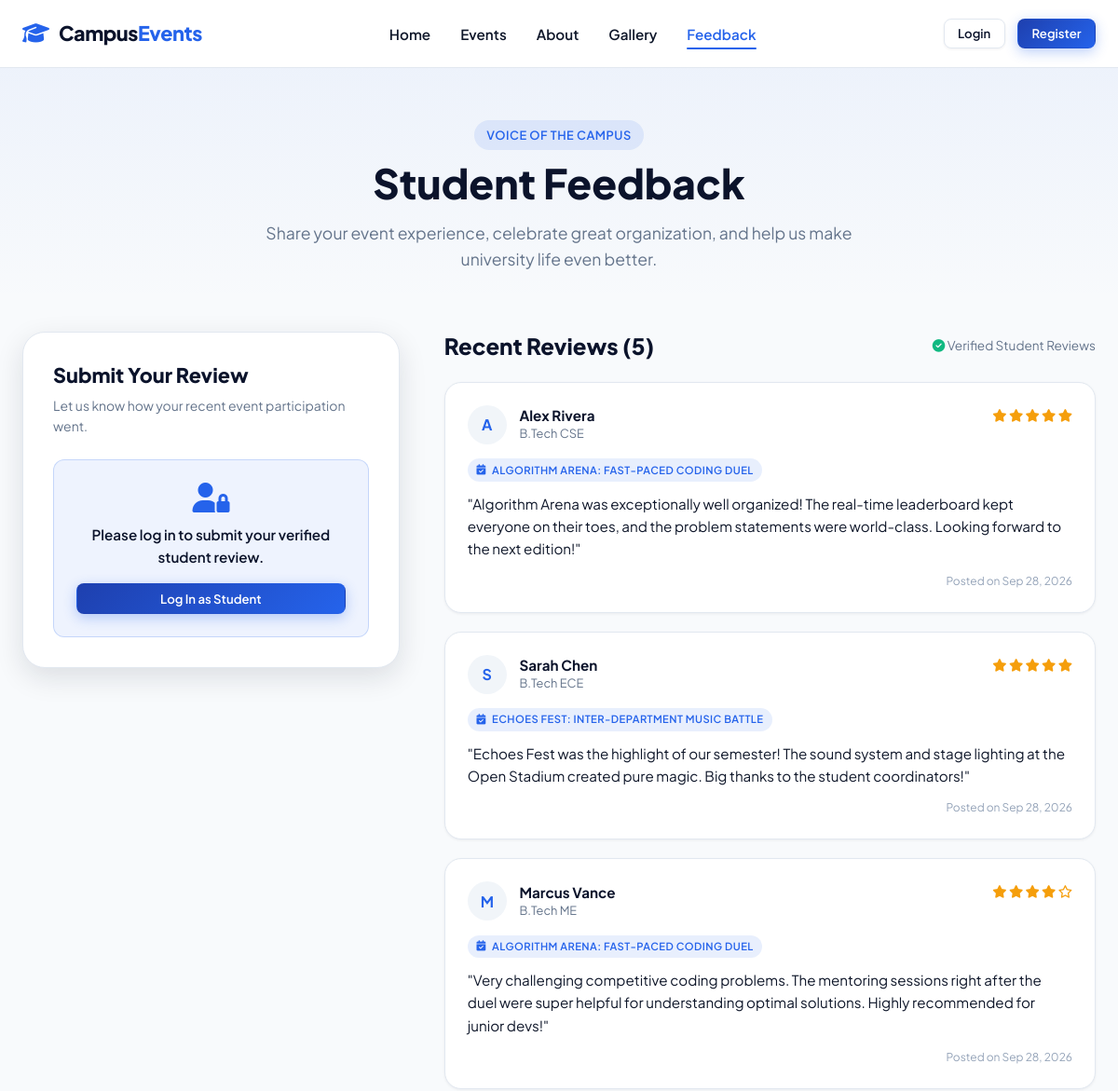
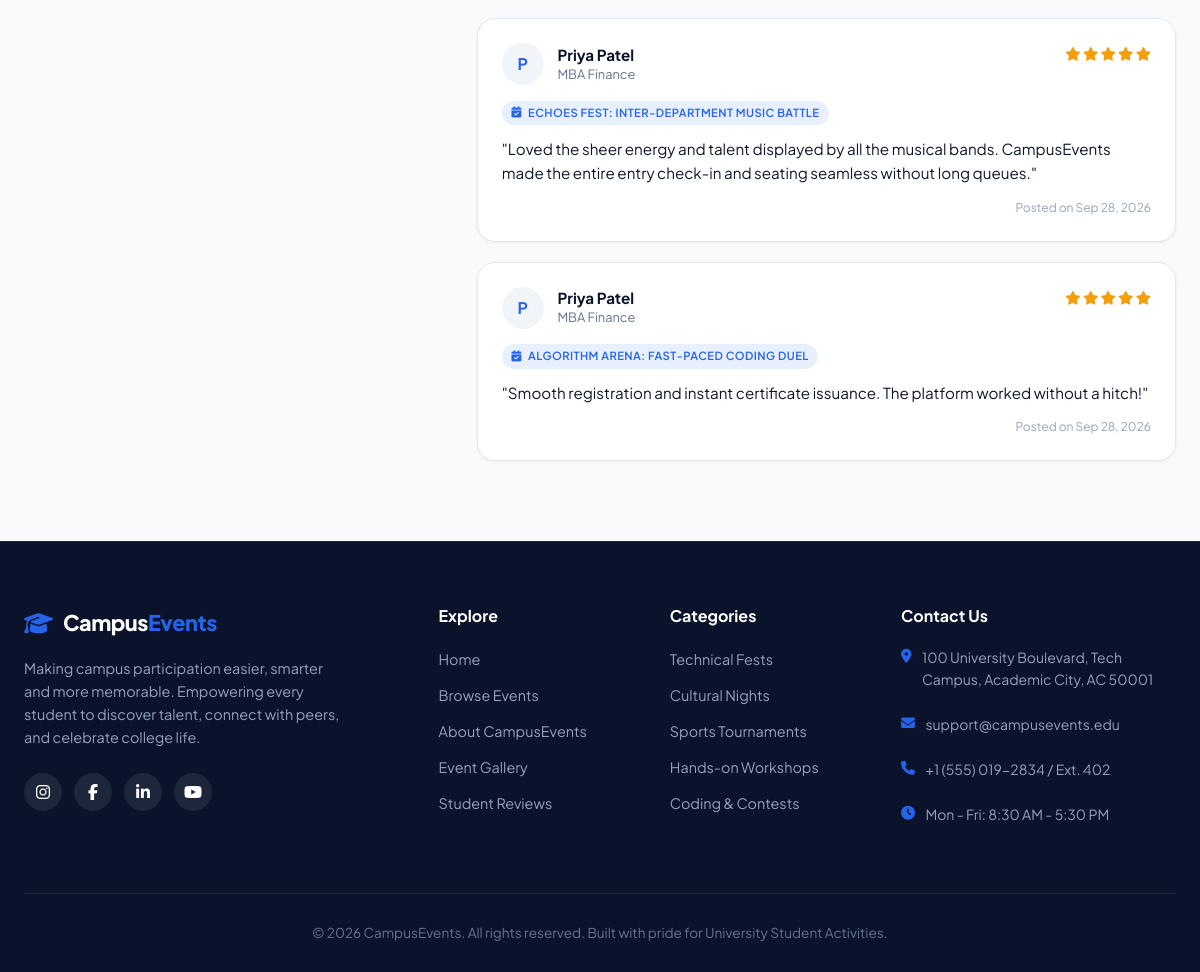
Page /feedback.php on the committed database (2 pictures, top to bottom).
### tables this page shows
CREATE TABLE IF NOT EXISTS `feedback` (
  `id` INT AUTO_INCREMENT PRIMARY KEY,
  `event_id` INT NOT NULL,
  `student_id` INT NOT NULL,
  `rating` TINYINT NOT NULL CHECK (`rating` BETWEEN 1 AND 5),
  `comment` TEXT NOT NULL,
  `status` ENUM('pending', 'approved', 'hidden') NOT NULL DEFAULT 'approved',
  `created_at` TIMESTAMP DEFAULT CURRENT_TIMESTAMP,
  CONSTRAINT `fk_feedback_event` FOREIGN KEY (`event_id`) REFERENCES `events`(`id`) ON DELETE CASCADE,
  CONSTRAINT `fk_feedback_student` FOREIGN KEY (`student_id`) REFERENCES `students`(`id`) ON DELETE CASCADE
);

CREATE TABLE IF NOT EXISTS `students` (
  `id` INT AUTO_INCREMENT PRIMARY KEY,
  `user_id` INT NOT NULL UNIQUE,
  `student_id` VARCHAR(50) NOT NULL UNIQUE,
  `full_name` VARCHAR(150) NOT NULL,
  `phone` VARCHAR(25) NOT NULL,
  `department` VARCHAR(100) NOT NULL,
  `course` VARCHAR(100) NOT NULL,
  `semester` VARCHAR(20) NOT NULL,
  `avatar` VARCHAR(255) DEFAULT NULL,
  `created_at` TIMESTAMP DEFAULT CURRENT_TIMESTAMP,
  CONSTRAINT `fk_student_user` FOREIGN KEY (`user_id`) REFERENCES `users`(`id`) ON DELETE CASCADE
);

CREATE TABLE IF NOT EXISTS `events` (
  `id` INT AUTO_INCREMENT PRIMARY KEY,
  `title` VARCHAR(255) NOT NULL,
  `slug` VARCHAR(255) NOT NULL UNIQUE,
  `category` ENUM('Technical', 'Cultural', 'Sports', 'Arts', 'Workshop', 'Seminar', 'Competition', 'College Festival') NOT NULL,
  `description` TEXT NOT NULL,
  `rules` TEXT DEFAULT NULL,
  `eligibility` VARCHAR(255) DEFAULT 'Open to all registered university students',
  `event_date` DATE NOT NULL,
  `event_time` TIME NOT NULL,
  `venue` VARCHAR(200) NOT NULL,
  `organizer` VARCHAR(150) NOT NULL,
  `contact_info` VARCHAR(200) NOT NULL,
  `banner_image` VARCHAR(255) DEFAULT NULL,
  `max_participants` INT NOT NULL DEFAULT 100,
  `registration_deadline` DATETIME NOT NULL,
  `is_published` TINYINT(1) NOT NULL DEFAULT 1,
  `created_at` TIMESTAMP DEFAULT CURRENT_TIMESTAMP,
  INDEX `idx_event_date` (`event_date`),
  INDEX `idx_category` (`category`)
);

### includes/auth.php (called while the page is built, shortened)
<?php
function getBaseUrl(): string {
    $scriptName = $_SERVER['SCRIPT_NAME'] ?? '';
    return '/';
}
function isLoggedIn(): bool {
    return isset($_SESSION['user_id']) && !empty($_SESSION['user_id']);
}
function e(?string $string): string {
    return htmlspecialchars($string ?? '', ENT_QUOTES, 'UTF-8');
}

### feedback.php (the view, shortened to what this page needs)
<?php
require_once __DIR__ . '/includes/auth.php';
$pdo = getDBConnection();
$stmtReviews = $pdo->prepare("
    SELECT f.*, s.full_name, s.course, s.department, e.title as event_title
    FROM feedback f
    JOIN students s ON s.id = f.student_id
    JOIN events e ON e.id = f.event_id
    WHERE f.status = 'approved'
    ORDER BY f.created_at DESC
");
$stmtReviews->execute();
$reviews = $stmtReviews->fetchAll();
require_once __DIR__ . '/includes/header.php';
require_once __DIR__ . '/includes/navbar.php';
?>
<div style="background: linear-gradient(180deg, rgba(37, 99, 235, 0.05) 0%, transparent 100%); padding: 3.5rem 0 2rem;">
  <div class="container" style="text-align: center; max-width: 680px;">
    <span class="badge badge-primary" style="margin-bottom: 0.5rem;">Voice of the Campus</span>
    <h1 style="font-size: 2.75rem; font-weight: 850; color: var(--primary-dark); margin-bottom: 0.75rem;">Student Feedback</h1>
    <p style="color: var(--muted); font-size: 1.1rem;">Share your event experience, celebrate great organization, and help us make university life even better.</p>
  </div>
</div>
<div class="container" style="padding-top: 2rem; padding-bottom: 5rem;">
  <div style="display: grid; grid-template-columns: 1.1fr 1.9fr; gap: 3rem; align-items: flex-start;">
    <div style="position: sticky; top: 90px;">
      <div style="background: var(--surface); border: 1px solid var(--border); border-radius: var(--radius-xl); padding: 2rem; box-shadow: var(--shadow-lg);">
        <h3 style="font-size: 1.35rem; font-weight: 800; color: var(--primary-dark); margin-bottom: 0.5rem;">Submit Your Review</h3>
        <p style="font-size: 0.875rem; color: var(--muted); margin-bottom: 1.5rem;">Let us know how your recent event participation went.</p>
        <?php if (!isLoggedIn()): ?>
          <div style="background: rgba(37, 99, 235, 0.08); border: 1px solid rgba(37, 99, 235, 0.2); border-radius: var(--radius-md); padding: 1.5rem; text-align: center;">
            <i class="fa-solid fa-user-lock" style="font-size: 2rem; color: var(--accent); margin-bottom: 0.75rem; display: block;"></i>
            <p style="font-size: 0.95rem; font-weight: 600; color: var(--primary-dark); margin-bottom: 1rem;">Please log in to submit your verified student review.</p>
            <a href="<?= $baseUrl ?>auth/login.php?redirect=feedback.php" class="btn btn-primary btn-sm" style="width: 100%;">
              Log In as Student
            </a>
          </div>
        <?php endif; ?>
      </div>
    </div>
    <div>
      <div style="display: flex; justify-content: space-between; align-items: center; margin-bottom: 1.5rem;">
        <h3 style="font-size: 1.5rem; font-weight: 800; color: var(--primary-dark);">Recent Reviews (<?= count($reviews) ?>)</h3>
        <span style="font-size: 0.85rem; color: var(--muted);"><i class="fa-solid fa-circle-check" style="color: var(--success);"></i> Verified Student Reviews</span>
      </div>
      <div style="display: flex; flex-direction: column; gap: 1.25rem;">
        <?php if (!empty($reviews)): ?>
          <?php foreach ($reviews as $rev): ?>
            <div style="background: var(--surface); border: 1px solid var(--border); border-radius: var(--radius-lg); padding: 1.5rem; box-shadow: var(--shadow-sm); transition: var(--transition);">
              <div style="display: flex; justify-content: space-between; align-items: flex-start; margin-bottom: 0.75rem;">
                <div style="display: flex; align-items: center; gap: 0.85rem;">
                  <div class="author-avatar" style="width: 42px; height: 42px; font-size: 1rem;">
                    <?= strtoupper(substr($rev['full_name'], 0, 1)) ?>
                  </div>
                  <div>
                    <h4 style="font-size: 0.95rem; font-weight: 700; color: var(--primary-dark); margin: 0;"><?= e($rev['full_name']) ?></h4>
                    <p style="font-size: 0.8rem; color: var(--muted); margin: 0;"><?= e($rev['course']) ?></p>
                  </div>
                </div>
                <div style="color: #f59e0b; font-size: 0.85rem;">
                  <?php for ($i = 1; $i <= 5; $i++): ?>
                    <i class="fa-<?= $i <= $rev['rating'] ? 'solid' : 'regular' ?> fa-star"></i>
                  <?php endfor; ?>
                </div>
              </div>
              <div style="margin-bottom: 0.75rem;">
                <span class="badge badge-primary" style="font-size: 0.7rem; padding: 0.2rem 0.6rem;">
                  <i class="fa-solid fa-calendar-check"></i> <?= e($rev['event_title']) ?>
                </span>
              </div>
              <p style="color: var(--text); font-size: 0.95rem; line-height: 1.6; margin: 0;">"<?= e($rev['comment']) ?>"</p>
              <div style="margin-top: 0.75rem; text-align: right; font-size: 0.75rem; color: var(--muted-light);">
                Posted on <?= date('M j, Y', strtotime($rev['created_at'])) ?>
              </div>
            </div>
          <?php endforeach; ?>
        <?php endif; ?>
      </div>
    </div>
  </div>
</div>
<?php require_once __DIR__ . '/includes/footer.php'; ?>

### assets/css/style.css (style rules this page uses)
:root { --primary: #1e40af; --primary-dark: #0b132b; --primary-navy: #1c2541; --primary-light: #3b82f6; --accent: #2563eb; --accent-glow: rgba(59, 130, 246, 0.25); --bg: #f8fafc; --surface: #ffffff; --surface-alt: #f1f5f9; --glass-bg: rgba(255, 255, 255, 0.85); --glass-border: rgba(255, 255, 255, 0.3); --text: #0f172a; --text-light: #f8fafc; --muted: #64748b; --muted-light: #94a3b8; --border: #e2e8f0; --border-light: #f1f5f9; --success: #10b981; --warning: #f59e0b; --danger: #ef4444; --info: #0ea5e9; --radius-sm: 8px; --radius-md: 12px; --radius-lg: 18px; --radius-xl: 24px; --radius-full: 9999px; --shadow-sm: 0 1px 3px rgba(15, 23, 42, 0.06); --shadow-md: 0 4px 14px rgba(15, 23, 42, 0.08); --shadow-lg: 0 10px 30px rgba(15, 23, 42, 0.12); --shadow-xl: 0 20px 40px rgba(11, 19, 43, 0.18); --font-main: 'Plus Jakarta Sans', -apple-system, BlinkMacSystemFont, 'Segoe UI', Roboto, sans-serif; --transition: all 0.25s cubic-bezier(0.16, 1, 0.3, 1); }
*, *::before, *::after { box-sizing: border-box; margin: 0; padding: 0; }
html { scroll-behavior: smooth; font-size: 16px; }
body { font-family: var(--font-main); background-color: var(--bg); color: var(--text); line-height: 1.6; -webkit-font-smoothing: antialiased; min-height: 100vh; display: flex; flex-direction: column; }
a { color: var(--accent); text-decoration: none; transition: var(--transition); }
.container { width: 100%; max-width: 1240px; margin-left: auto; margin-right: auto; padding-left: 1.5rem; padding-right: 1.5rem; }
h1, h2, h3, h4, h5, h6 { color: var(--primary-dark); font-weight: 700; line-height: 1.25; }
.badge { display: inline-flex; align-items: center; gap: 0.4rem; padding: 0.35rem 0.85rem; font-size: 0.8rem; font-weight: 600; border-radius: var(--radius-full); text-transform: uppercase; letter-spacing: 0.04em; }
.badge-primary { background: rgba(37, 99, 235, 0.1); color: var(--accent); }
.btn { display: inline-flex; align-items: center; justify-content: center; gap: 0.5rem; font-weight: 600; font-size: 0.95rem; padding: 0.75rem 1.6rem; border-radius: var(--radius-md); border: 1px solid transparent; cursor: pointer; transition: var(--transition); text-decoration: none; line-height: 1.2; }
.btn-primary { background: linear-gradient(135deg, var(--primary) 0%, var(--accent) 100%); color: #ffffff; box-shadow: 0 4px 14px rgba(37, 99, 235, 0.3); }
.btn-sm { padding: 0.45rem 0.9rem; font-size: 0.825rem; border-radius: var(--radius-sm); }
.author-avatar { width: 46px; height: 46px; border-radius: 50%; object-fit: cover; background: var(--surface-alt); display: flex; align-items: center; justify-content: center; font-weight: 700; color: var(--accent); font-size: 1.1rem; }

### rows in the picture
feedback: student.full_name "A", student.full_name "Alex Rivera", student.course "B.Tech CSE", rating 5 (drawn), event.title "ALGORITHM ARENA: FAST-PACED CODING DUEL", comment "Algorithm Arena was exceptionally well organized! The real-time leaderboard kept everyone on their toes, and the problem statements were world-class. Looking forward to the next edition!", created_at "Sep 28, 2026"
feedback: student.full_name "S", student.full_name "Sarah Chen", student.course "B.Tech ECE", rating 5 (drawn), event.title "ECHOES FEST: INTER-DEPARTMENT MUSIC BATTLE", comment "Echoes Fest was the highlight of our semester! The sound system and stage lighting at the Open Stadium created pure magic. Big thanks to the student coordinators!", created_at "Sep 28, 2026"
feedback: student.full_name "M", student.full_name "Marcus Vance", student.course "B.Tech ME", rating 4 (drawn), event.title "ALGORITHM ARENA: FAST-PACED CODING DUEL", comment "Very challenging competitive coding problems. The mentoring sessions right after the duel were super helpful for understanding optimal solutions. Highly recommended for junior devs!", created_at "Sep 28, 2026"
feedback: student.full_name "P", student.full_name "Priya Patel", student.course "MBA Finance", rating 5 (drawn), event.title "ECHOES FEST: INTER-DEPARTMENT MUSIC BATTLE", comment "Loved the sheer energy and talent displayed by all the musical bands. CampusEvents made the entire entry check-in and seating seamless without long queues.", created_at "Sep 28, 2026"
feedback: student.full_name "P", student.full_name "Priya Patel", student.course "MBA Finance", rating 5 (drawn), event.title "ALGORITHM ARENA: FAST-PACED CODING DUEL", comment "Smooth registration and instant certificate issuance. The platform worked without a hitch!", created_at "Sep 28, 2026"

### other values in the picture
count($reviews) "5"
